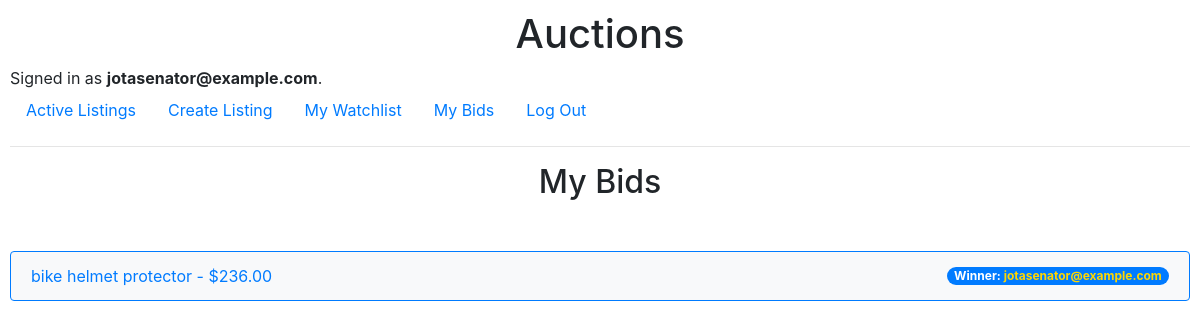
The app's page /bids (signed in) with its own data.
### auctions/models.py (models this page shows)
class User(AbstractUser):
    pass

class Bid(models.Model):
    bid_amount = models.DecimalField(max_digits=10, decimal_places=2, default=0)
    bidder = models.ForeignKey(
        User, on_delete=models.CASCADE, related_name="bids", blank=True, null=True
    )
    listing = models.ForeignKey(
        Listing,
        on_delete=models.CASCADE,
        related_name="bids",
        blank=True,
        null=True,
    )

class Listing(models.Model):
    title = models.CharField(max_length=64, default="")
    description = models.TextField(blank=True, default="")
    starting_bid = models.DecimalField(
        max_digits=10, decimal_places=2, default=0, verbose_name="Starting bid: ($US)"
    )
    image_url = models.URLField(default="")
    category = models.CharField(max_length=64, default="")
    active = models.BooleanField(default=True)
    creator = models.ForeignKey(
        User,
        on_delete=models.CASCADE,
        blank=True,
        null=True,
        related_name="listings",
    )
    deadline = models.DateTimeField(default=get_default_deadline)

### auctions/views.py (the view)
# urls.py: path("bids", views.bids, name="bids"),
@login_required
def bids(request):
    bids = Bid.objects.filter(
        bidder=request.user,
        id=Subquery(
            Bid.objects.filter(bidder=request.user, listing=OuterRef("listing"))
            .order_by("-id")
            .values("id")[:1]
        ),
    )
    winners = {}
    for bid in bids:
        listing = bid.listing
        winner, _ = get_winner(listing)
        if winner:
            winners[listing.id] = winner
    return render(request, "auctions/bids.html", {"bids": bids, "winners": winners})

### auctions/templatetags/custom_filters.py (called while the page is built)
@register.filter
def get_item(dictionary, key):
    return dictionary.get(key)

### auctions/views.py (called while the page is built)
def get_winner(listing):
    winner = None
    winner_bid_amount = None
    if timezone.now() > listing.deadline:
        all_bids = Bid.objects.filter(listing=listing)
        if all_bids:
            winning_bid = all_bids.order_by("-bid_amount").first()
            winner = winning_bid.bidder
            winner_bid_amount = winning_bid.bid_amount
    return winner, winner_bid_amount

### auctions/templates/auctions/bids.html
{% extends "auctions/layout.html" %}
{% load custom_filters %}
{% block body %}
  <h2>My Bids</h2>
  <ul class="list-group">
    {% for bid in bids %}
    <a href="{% url 'listing' bid.listing.id %}">
      <li class="list-group-item d-flex justify-content-between align-items-center mb-1">
        {{ bid.listing.title }} - ${{ bid.bid_amount }}
        {% with winner=winners|get_item:bid.listing.id %}
          {% if winner %}
            <span class="badge badge-primary badge-pill ">Winner: <span class="gold">{{ winner.username }}</span>
            {% endif %}
        {% endwith %}
        </li>
    </a>
    {% empty %}
      <li class="list-group-item">No bids yet.</li>
    {% endfor %}
  </ul>
{% endblock %}

### auctions/templates/auctions/layout.html (shortened to what this page needs)
{% load static %}
<!DOCTYPE html>
<html lang="en">
  <head>
    <link
      rel="stylesheet"
      href="https://stackpath.bootstrapcdn.com/bootstrap/4.4.1/css/bootstrap.min.css"
    />
    <link href="{% static 'auctions/styles.css' %}" rel="stylesheet" />
  </head>
  <body>
    <h1>Auctions</h1>
    <div>
      {% if user.is_authenticated %}
      Signed in as
      <strong>{{ user.username }}</strong>.
      {% else %} Not signed in.
      {% endif %}
    </div>
    <ul class="nav">
      <li class="nav-item">
        <a class="nav-link" href="{% url 'index' %}">Active Listings</a>
      </li>
      {% if user.is_authenticated %}
      <li class="nav-item">
        <a class="nav-link" href="{% url 'create' %}">Create Listing</a>
      </li>
      <li class="nav-item">
        <a class="nav-link" href="{% url 'watchlist' %}">My Watchlist</a>
      </li>
      <li class="nav-item">
        <a class="nav-link" href="{% url 'bids' %}">My Bids</a>
      </li>
      {% endif %}
      {% if user.is_authenticated %}
      <li class="nav-item">
        <a class="nav-link" href="{% url 'logout' %}">Log Out</a>
      </li>
      {% endif %}
    </ul>
    <hr />
    {% block body %} {% endblock %}
  </body>
</html>

### auctions/static/auctions/styles.css (style rules this page uses)
body { padding: 10px; }
h1, h2 { text-align: center; }
h2 { margin-bottom: 50px; }
ul.list-group a { text-decoration: none; }
.list-group-item { background-color: #f8f9fa; border-color: #007bff; }
.badge-primary { background-color: #007bff; }
.gold { color: gold; }

### records on screen
User: username "jotasenator@example.com"
Bid: listing "bike helmet protector", bid_amount "236.00"
